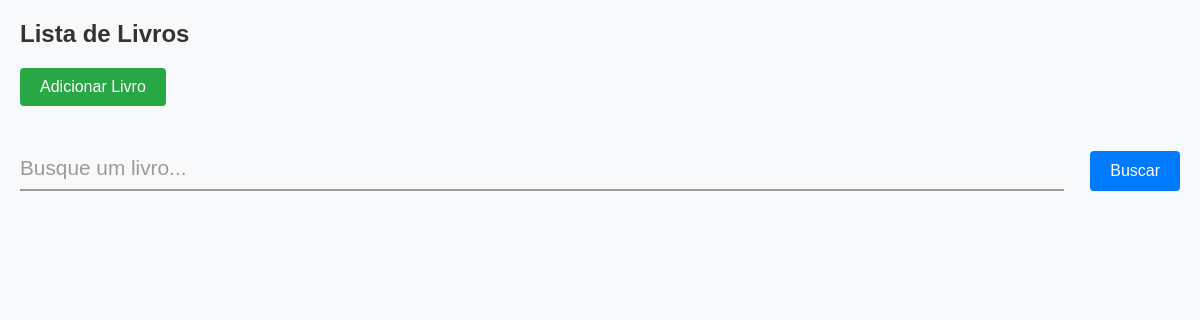
Before: / with the older database file.
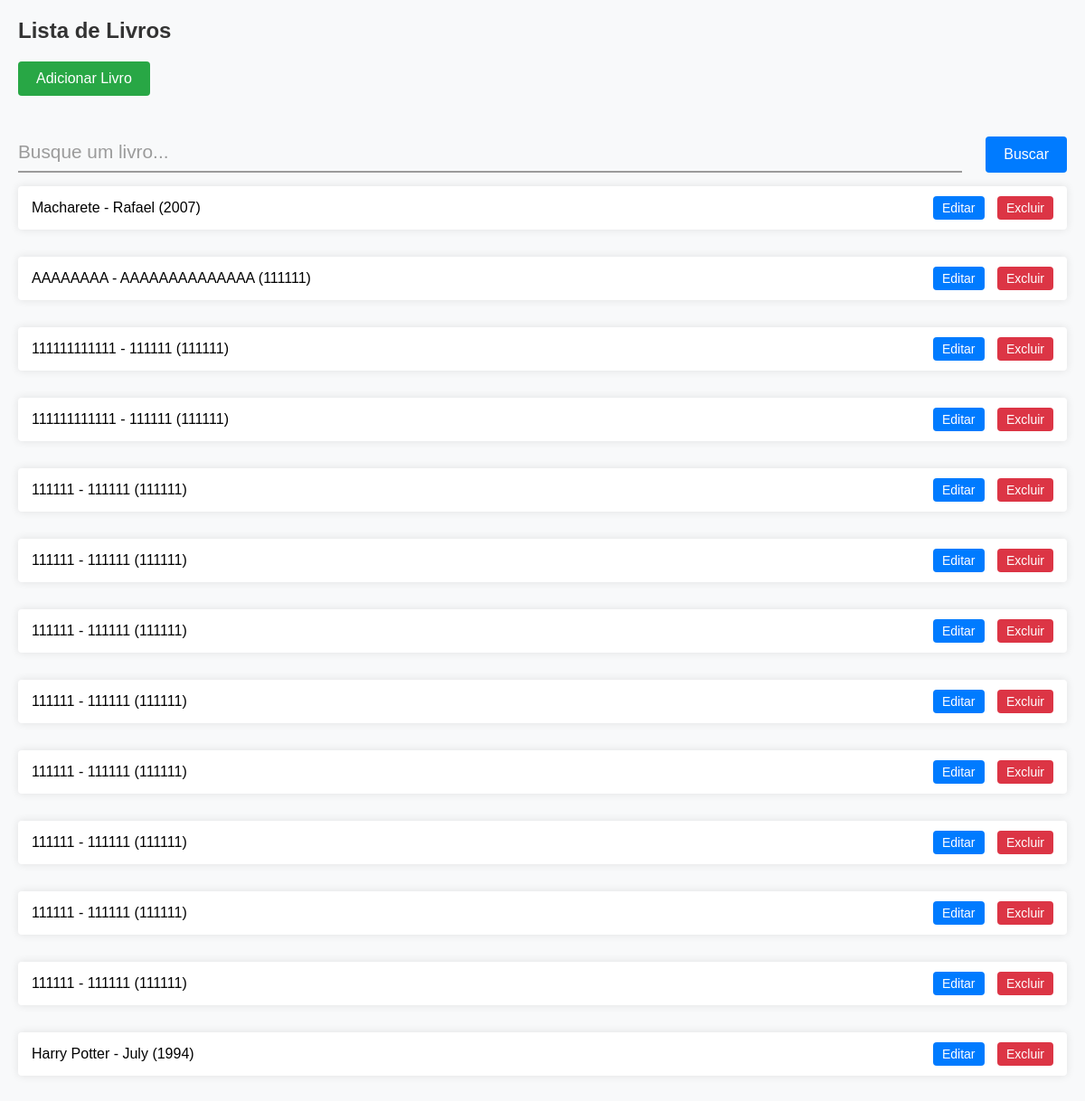
After: the same page with the newer database file.
### library/models.py (models this page shows, shortened)
class Book(models.Model):
    title = models.CharField(max_length=200)
    author = models.CharField(max_length=200)
    publication_year = models.IntegerField()

### library/views.py (the view)
# urls.py: path('', views.book_list, name='book_list'),
def book_list(request):
    query = request.GET.get('q')
    books = Book.objects.all()
    if query:
        books = books.filter(title__icontains=query)
    return render(request, 'library/book_list.html', {'books': books, 'query': query})

### library/templates/library/book_list.html (shortened to what this page needs)
<!DOCTYPE html>
<html lang="en">
<head>
</head>
<body>
    <a href="{% url 'book_list' %}">
        <h2>Lista de Livros</h2>
    </a>
    <a href="{% url 'book_create' %}" class="add-link">Adicionar Livro</a>
    <form method="GET" action="{% url 'book_list' %}">
        <div class="form__group field">
            <div>
                <input type="text" class="form__field" name="q" id="search" placeholder="Busque um livro..." value="{{ query|default:'' }}">
                <label for="search" class="form__label">Busque um livro...</label>
            </div>
            <button type="submit">Buscar</button>
        </div>
    </form>
    <ul>
        {% for book in books %}
            <li>
                <span>{{ book.title }} - {{ book.author }} ({{ book.publication_year }})</span>
                <span>
                    <a href="{% url 'book_update' book.pk %}" class="edit-link">Editar</a>
                    <a href="{% url 'book_delete' book.pk %}" class="delete-link">Excluir</a>
                </span>
            </li>
        {% endfor %}
    </ul>
</body>
</html>

### library/templates/library/book_list.html (style rules this page uses)
* { margin: 0; padding: 0; box-sizing: border-box; }
body { font-family: Arial, sans-serif; background-color: #f8f9fa; padding: 20px; }
h2 { color: #333; margin-bottom: 20px; }
a.add-link { background-color: #28a745; color: white; margin-bottom: 20px; display: inline-block; padding: 10px 20px; border-radius: 4px; text-decoration: none; font-size: 16px; transition: background-color 0.3s ease, color 0.3s ease; }
ul { list-style-type: none; padding: 0; gap: 20px; display: flex; flex-direction: column; }
li { background: white; padding: 15px; border-radius: 4px; box-shadow: 0 0 10px rgba(0, 0, 0, 0.1); margin-bottom: 10px; display: flex; justify-content: space-between; align-items: center; }
li a { padding: 5px 10px; border-radius: 4px; font-size: 14px; }
li a.edit-link { background-color: #007bff; color: white; margin-right: 10px; }
li a.delete-link { background-color: #dc3545; color: white; }
.form__group { position: relative; padding: 15px 0 0; margin-bottom: 15px; margin-top: 10px; width: 100%; display: flex; justify-content: space-between; }
.form__group div { width: 90%; }
a { text-decoration: none; }
.form__label { position: absolute; top: 0; display: block; transition: 0.2s; font-size: 1rem; color: #9b9b9b; }
form div button { padding: 10px 20px; border: none; border-radius: 4px; background-color: #007bff; color: white; font-size: 16px; cursor: pointer; transition: background-color 0.3s ease; }

Changed rows visible on the page:
added Book: title "Macharete", author "Rafael", publication_year "2007"
added Book: title "AAAAAAAA", author "AAAAAAAAAAAAAA", publication_year "111111"
added Book: title "111111111111", author "111111", publication_year "111111"
added Book: title "111111111111", author "111111", publication_year "111111"
added Book: title "111111", author "111111", publication_year "111111"
added Book: title "111111", author "111111", publication_year "111111"
added Book: title "111111", author "111111", publication_year "111111"
added Book: title "111111", author "111111", publication_year "111111"
added Book: title "111111", author "111111", publication_year "111111"
added Book: title "111111", author "111111", publication_year "111111"
added Book: title "111111", author "111111", publication_year "111111"
added Book: title "111111", author "111111", publication_year "111111"
added Book: title "Harry Potter", author "July", publication_year "1994"
